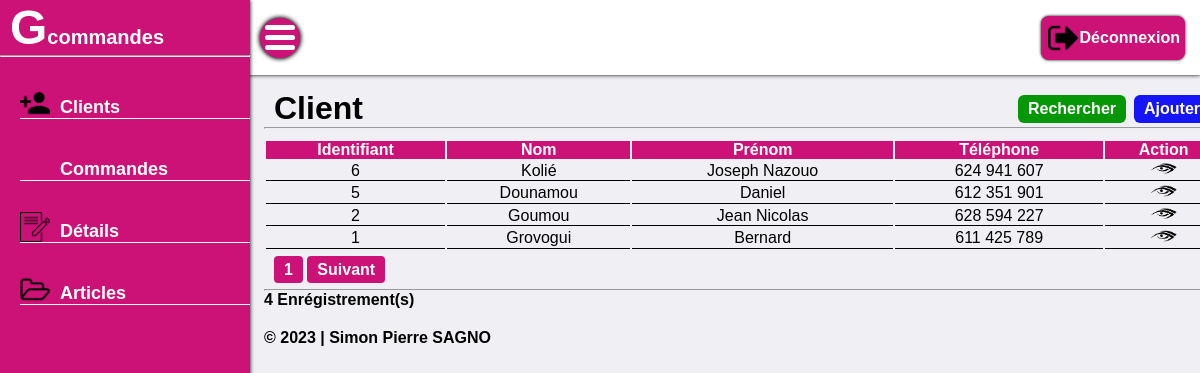
Page /client.php (signed in) on the committed database.
### tables this page shows
CREATE TABLE `t_client` (
  `id_client` int(10) UNSIGNED NOT NULL,
  `nom_client` varchar(255) DEFAULT NULL,
  `prenom_client` varchar(255) DEFAULT NULL,
  `tel_client` int(10) DEFAULT NULL,
  `email_client` varchar(255) DEFAULT NULL,
  `adresse_client` varchar(255) DEFAULT NULL
);

### client.php (the view, shortened to what this page needs)
<?php
    try{
        $pdo = new PDO("mysql:host=localhost;dbname=g_commande;charset=utf8","root","");
    }catch (PDOException $exception) {
        header("Location:404.php");
    }
?>
<!DOCTYPE html>
<html lang="en">
<head>
    <link rel="stylesheet" href="style.css">
</head>
<body>
    <div class="wrap">
        <div class="slide_bar">
            <h1>G<span>commandes</span></h1>
            <hr>
            <div class="slide_list">
                    <a href="client.php">
                        <img src="icone/client.png" alt="">
                        <span>Clients</span>
                    </a>
                    <a href="commande.php">
                        <span>Commandes</span>
                    </a>
                    <a href="detail.php">
                        <img src="icone/detail.png" alt="">
                        <span>Détails</span>
                    </a>
                    <a href="article.php">
                        <img src="icone/article.png" alt="">
                        <span>Articles</span>
                    </a>
            </div>
        </div>
        <div class="header">
            <div class="sub_option">
                <div class="menu_icon"></div>
            </div>
            <div class="subMenu_item">
                <a href="deconnexion.php" id="disconnect">
                    <img src="icone/deconnexion.png" alt="">
                    <span>Déconnexion</span>
                </a>
            </div>
        </div>
        <div class="main">
            <div class="main_option">
                <h1>Client</h1>
                <div class="main_sub_option">
                    <a href="rechClient.php">Rechercher</a>
                    <a href="addClient.php">Ajouter</a>
                </div>
            </div>
            <hr>
            <div class="main_table">
                <table>
                    <thead>
                        <tr>
                            <th>Identifiant</th>
                            <th>Nom</th>
                            <th>Prénom</th>
                            <th>Téléphone</th>
                            <th>Action</th>
                        </tr>
                    </thead>
                    <?php
                        if (isset($_GET['page'])){
                            $page = $_GET['page'];
                        }else{
                            $page = 1;
                        }
                        $nbr_page = 10;
                        $debut = ($page-1)*10;
                        $affichage = $pdo->query("SELECT * FROM t_client ORDER BY id_client DESC LIMIT $debut,$nbr_page");
                        while($affichages = $affichage->fetch()){
                    ?>
                    <tbody>
                        <tr>
                            <td><?php echo $affichages["id_client"]; ?></td>
                            <td><?php echo $affichages["nom_client"]; ?></td>
                            <td><?php echo $affichages["prenom_client"]; ?></td>
                            <td><?php echo number_format($affichages["tel_client"],0,","," "); ?></td>
                            <td>
                                <a href="voirClient.php?id=<?php echo $affichages['id_client']; ?>"><img src="icone/view.png" alt="" width="30px"></a>
                            </td>
                        </tr>
                    </tbody>
                    <?php
                         }
                    ?>
                </table>
                <div class="main_pagination">
                    <?php
                        $query = $pdo->query("SELECT * FROM t_client");
                        $compteur = $query->rowCount();
                        $total = ceil($compteur/$nbr_page = 10);
                    ?>
                    <?php
                        for($i=1; $i<=$total; $i++){
                    ?>
                    <a href="client.php?page=<?php echo ($i); ?>"><?php echo $i; ?></a>
                    <?php
                        }
                        if($i>$page){
                    ?>
                    <a href="client.php?page=<?php echo ($page+1); ?>">Suivant</a>
                    <?php
                        }
                    ?>
                </div>
                <hr style="margin-top:10px">
                <?php
                    $enreg = $pdo->query("SELECT count(*) as nb from t_client");
                    while ($enregistrement = $enreg->fetch()){
                ?>
                    <p style="font-weight: 600;"><?php echo $enregistrement["nb"] . " Enrégistrement(s)"; ?></p>
                <?php
                    }
                ?>
            </div>
            <div class="footer">
                <span id="footer">© 2023 | Simon Pierre SAGNO</span>
            </div>
        </div>
    </div>
</body>
</html>

### style.css (style rules this page uses)
* { margin: 0; padding: 0; font-family: Poppins Light, sans-serif ; box-sizing: border-box; text-decoration: none; }
body { background: rgba(227, 227, 234, 0.5); }
.slide_bar { position: fixed; top: 0; left: 0; bottom: 0; width: 250px; overflow: hidden; height: 100%; background: #c17;; z-index: 10; box-shadow: 0 0 4px #000; }
.slide_bar h1 { font-size: 48px; color: #fff; margin-left: 10px; }
.slide_bar h1 span { font-size: 20px; }
.slide_list { margin-left: 20px; }
.slide_list a img { width: 30px; margin-right: 10px; }
.slide_list a { display: flex; align-items: center; margin-top: 30px; border-bottom: 1px solid #fff ; }
.slide_list a span { color: #fff; margin-top: 10px; font-weight: bold; font-size: 18px; }
.header { position: fixed; width: 86%; margin-left: 190px; height: 75px; background: #fff; display: flex; align-items: center; justify-content: space-between; box-shadow: 0 0 4px #000; }
.sub_option { display: flex; align-items: center; justify-content: space-between; margin-left: 260px; }
.menu_icon { position: relative; display: flex; align-items: center; justify-content: center; height: 40px; width: 40px; border-radius: 50%; cursor: pointer; background: #c17; box-shadow: 0 0 4px 1px #000; }
.menu_icon::before { content: ""; position: absolute; width: 30px; height: 5px; background: #fff; border-radius: 8px; box-shadow: 0 10px 0#fff; transform: translateY(-10px); }
.menu_icon::after { content: ""; position: absolute; width: 30px; height: 5px; background: #fff; border-radius: 8px; transform: translateY(10px); }
.subMenu_item { display: flex; align-items: center; margin-right: 15px; }
.subMenu_item img { width: 30px; margin: 2px; }
#disconnect { display: flex; align-items: center; background: #c17; padding: 5px; border-radius: 8px; box-shadow: 0 0 3px #000; }
#disconnect span { color: #fff; font-weight: 600; }
#disconnect img { width: 30px; }
.main { position: absolute; width: 80%; margin-left: 264px; height: 73vh; margin-top: 90px; z-index: -10; }
.main_option { display: flex; justify-content: space-between; }
.main_option h1 { margin-left: 10px; }
.main_sub_option { display: flex; align-items: center; margin-right: 10px; }
.main_sub_option a { background: rgb(5, 151, 5); padding: 5px 10px; border-radius: 6px; margin: 4px; color: #fff; font-weight: 600; }
.main_sub_option a:nth-child(2) { background: rgb(21, 21, 248); }
.main_table { width: 100%; }
.main_table table { width: 100%; margin-top: 10px; }
.main_table table thead { text-align: start; background: #c17; color: #fff; }
.main_table table tbody { text-align: center; }
.main_table table tbody tr td { border-bottom: 1px solid #000; }
.main_pagination { margin-top: 10px; margin-left: 10px; }
.main_pagination a { border-radius: 4px; padding: 5px 10px; background: #c17; color: #fff; font-weight: 600; }
.footer { margin-top: 20px; }
.footer #footer { color: #000; font-weight: 600; }
@media screen and (max-width : 2500px) { .header { width: 100%; margin-left: 0; } }
@media screen and (max-width : 1500px) { .header { width: 100%; margin-left: 0; } }

### rows in the picture
t_client: id_client "6", nom_client "Kolié", prenom_client "Joseph Nazouo", tel_client "624 941 607"
t_client: id_client "5", nom_client "Dounamou", prenom_client "Daniel", tel_client "612 351 901"
t_client: id_client "2", nom_client "Goumou", prenom_client "Jean Nicolas", tel_client "628 594 227"
t_client: id_client "1", nom_client "Grovogui", prenom_client "Bernard", tel_client "611 425 789"

### other values in the picture
$enregistrement["nb"] "4"
